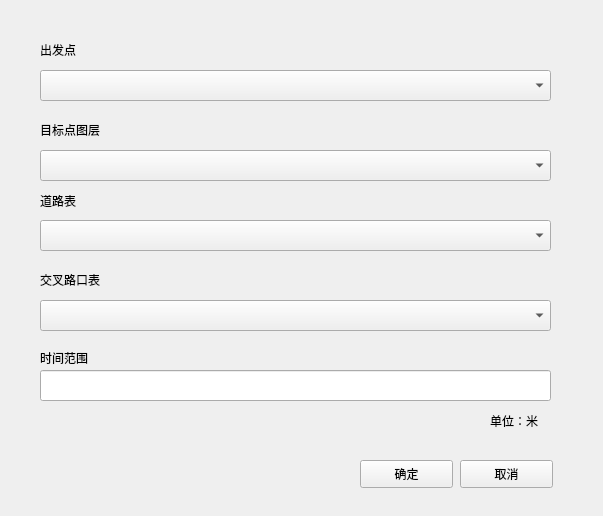
<?xml version="1.0" encoding="UTF-8"?>
<ui version="4.0">
 <class>AccessAnalysisWidget</class>
 <widget class="QWidget" name="AccessAnalysisWidget">
  <property name="geometry">
   <rect>
    <x>0</x>
    <y>0</y>
    <width>603</width>
    <height>516</height>
   </rect>
  </property>
  <property name="windowTitle">
   <string>AccessAnalysisWidget</string>
  </property>
  <widget class="QLabel" name="startPointLabel">
   <property name="geometry">
    <rect>
     <x>40</x>
     <y>40</y>
     <width>71</width>
     <height>20</height>
    </rect>
   </property>
   <property name="text">
    <string>出发点</string>
   </property>
  </widget>
  <widget class="QLabel" name="targetPointLayer">
   <property name="geometry">
    <rect>
     <x>40</x>
     <y>120</y>
     <width>81</width>
     <height>20</height>
    </rect>
   </property>
   <property name="text">
    <string>目标点图层</string>
   </property>
  </widget>
  <widget class="QLabel" name="arcLabel">
   <property name="geometry">
    <rect>
     <x>40</x>
     <y>190</y>
     <width>71</width>
     <height>21</height>
    </rect>
   </property>
   <property name="text">
    <string>道路表</string>
   </property>
  </widget>
  <widget class="QLabel" name="nodeLabel">
   <property name="geometry">
    <rect>
     <x>40</x>
     <y>270</y>
     <width>81</width>
     <height>20</height>
    </rect>
   </property>
   <property name="text">
    <string>交叉路口表</string>
   </property>
  </widget>
  <widget class="QLabel" name="timeLimitLabel">
   <property name="geometry">
    <rect>
     <x>40</x>
     <y>350</y>
     <width>72</width>
     <height>15</height>
    </rect>
   </property>
   <property name="text">
    <string>时间范围</string>
   </property>
  </widget>
  <widget class="QLineEdit" name="timeLimitTextLine">
   <property name="geometry">
    <rect>
     <x>40</x>
     <y>370</y>
     <width>511</width>
     <height>31</height>
    </rect>
   </property>
  </widget>
  <widget class="QPushButton" name="okButton">
   <property name="geometry">
    <rect>
     <x>360</x>
     <y>460</y>
     <width>93</width>
     <height>28</height>
    </rect>
   </property>
   <property name="text">
    <string>确定</string>
   </property>
  </widget>
  <widget class="QComboBox" name="arcBox">
   <property name="geometry">
    <rect>
     <x>40</x>
     <y>220</y>
     <width>511</width>
     <height>31</height>
    </rect>
   </property>
  </widget>
  <widget class="QPushButton" name="cancelButton">
   <property name="geometry">
    <rect>
     <x>460</x>
     <y>460</y>
     <width>93</width>
     <height>28</height>
    </rect>
   </property>
   <property name="text">
    <string>取消</string>
   </property>
  </widget>
  <widget class="QLabel" name="unitLabel">
   <property name="geometry">
    <rect>
     <x>490</x>
     <y>410</y>
     <width>72</width>
     <height>21</height>
    </rect>
   </property>
   <property name="text">
    <string>单位：米</string>
   </property>
  </widget>
  <widget class="QComboBox" name="nodeBox">
   <property name="geometry">
    <rect>
     <x>40</x>
     <y>300</y>
     <width>511</width>
     <height>31</height>
    </rect>
   </property>
  </widget>
  <widget class="QComboBox" name="targetPointLayerBox">
   <property name="geometry">
    <rect>
     <x>40</x>
     <y>150</y>
     <width>511</width>
     <height>31</height>
    </rect>
   </property>
  </widget>
  <widget class="QComboBox" name="startBox">
   <property name="geometry">
    <rect>
     <x>40</x>
     <y>70</y>
     <width>511</width>
     <height>31</height>
    </rect>
   </property>
  </widget>
 </widget>
 <layoutdefault spacing="6" margin="11"/>
 <resources/>
 <connections/>
</ui>
